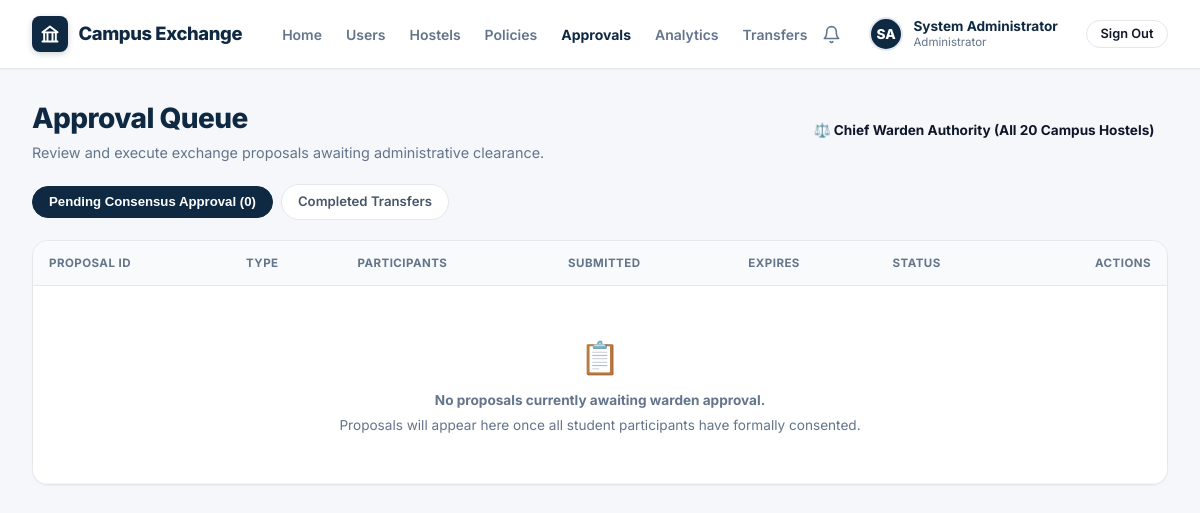
The page /warden/approvals/ (signed in) on the database its author committed.
### accounts/models.py (models this page shows, shortened)
class User(AbstractUser):
    class Role(models.TextChoices):
        STUDENT = 'student', 'Student'
        WARDEN = 'warden', 'Hostel Warden'
        CHIEF_WARDEN = 'chief_warden', 'Chief Warden'
        ADMIN = 'admin', 'Hostel Administrator'
        DSW = 'dsw', 'Dean of Student Welfare (DSW)'
    class Gender(models.TextChoices):
        MALE = 'M', 'Male'
        FEMALE = 'F', 'Female'
        OTHER = 'O', 'Other'
    university_id = models.CharField(max_length=30, unique=True, db_index=True)
    role = models.CharField(max_length=20, choices=Role.choices, default=Role.STUDENT, db_index=True)
    phone = models.CharField(max_length=20, blank=True)
    gender = models.CharField(max_length=1, choices=Gender.choices, default=Gender.MALE)
    has_fee_clearance = models.BooleanField(default=True, help_text="Verified student fee clearance")
    has_disciplinary_hold = models.BooleanField(default=False, help_text="Active university disciplinary restriction")
    last_transferred_at = models.DateTimeField(null=True, blank=True, help_text="Timestamp of last completed room swap")
    created_at = models.DateTimeField(auto_now_add=True)
    updated_at = models.DateTimeField(auto_now=True)
    @property
    def is_student(self):
        return self.role == self.Role.STUDENT
    @property
    def is_warden(self):
        return self.role in (self.Role.WARDEN, self.Role.CHIEF_WARDEN)
    @property
    def is_chief_warden(self):
        return self.role == self.Role.CHIEF_WARDEN
    @property
    def is_admin_role(self):
        return self.role == self.Role.ADMIN or self.is_superuser
    @property
    def is_dsw(self):
        return self.role == self.Role.DSW

### exchange/views.py (the view, shortened to what this page needs)
# urls.py: path('warden/approvals/', views.warden_dashboard_view, name='warden_approvals'),
def warden_dashboard_view(request):
    user = request.user
    is_chief_or_admin = (user.is_chief_warden or user.is_admin_role)
    managed_hostels = user.managed_hostels.all()
    if is_chief_or_admin:
        pending_proposals = ExchangeProposal.objects.filter(
            status=ExchangeProposal.ProposalStatus.READY_FOR_APPROVAL
        )
        recent_approvals = Approval.objects.select_related('proposal', 'approver').order_by('-created_at')[:15]
    pending_proposals = pending_proposals.prefetch_related(
        'participants__student',
        'participants__current_bed__room__block__hostel',
        'participants__target_bed__room__block__hostel'
    )
    return render(request, 'exchange/warden_dashboard.html', {
        'pending_proposals': pending_proposals,
        'recent_approvals': recent_approvals,
        'managed_hostels': managed_hostels,
        'is_chief_or_admin': is_chief_or_admin,
    })

### templates/exchange/warden_dashboard.html (shortened to what this page needs)
{% extends 'base.html' %}
{% load static %}
{% block content %}
<div class="page-header" style="margin-bottom: 1.25rem;">
  <div class="page-title-group">
    <h1>Approval Queue</h1>
    <p>Review and execute exchange proposals awaiting administrative clearance.</p>
  </div>
  <div>
    {% if is_chief_or_admin %}
      <span class="badge badge-purple" style="font-size: 0.85rem; padding: 0.45rem 0.85rem; font-weight: 700;">
        ⚖️ Chief Warden Authority (All 20 Campus Hostels)
      </span>
    {% elif managed_hostels %}
      <span class="badge badge-blue" style="font-size: 0.85rem; padding: 0.45rem 0.85rem; font-weight: 700;">
        🛡️ In-Charge: {% for h in managed_hostels %}{{ h.name }} ({{ h.code }}){% if not forloop.last %}, {% endif %}{% endfor %}
      </span>
    {% else %}
      <span class="badge badge-neutral" style="font-size: 0.85rem; padding: 0.45rem 0.85rem;">Unassigned Warden</span>
    {% endif %}
  </div>
</div>
<div class="segmented-tabs-bar" style="margin-bottom: 1.25rem;">
  <button class="segmented-tab-pill active">
    Pending Consensus Approval ({{ pending_proposals.count }})
  </button>
  <a href="{% url 'transfers_list' %}" class="segmented-tab-pill" style="text-decoration: none;">
    Completed Transfers
  </a>
</div>
<div class="card" style="padding: 0; overflow: hidden; margin-bottom: 2rem;">
  <div style="overflow-x: auto;">
    <table class="data-table">
      <thead>
        <tr>
          <th>Proposal ID</th>
          <th>Type</th>
          <th>Participants</th>
          <th>Submitted</th>
          <th>Expires</th>
          <th>Status</th>
          <th style="text-align: right;">Actions</th>
        </tr>
      </thead>
      <tbody>
        {% for p in pending_proposals %}
          <tr>
            <td><strong style="color: var(--navy-800);">{{ p.proposal_code }}</strong></td>
            <td>{{ p.get_proposal_type_display }}</td>
            <td>{{ p.participants.count }} students</td>
            <td>{{ p.created_at|date:"d M, H:i" }}</td>
            <td><span style="color: #EA580C; font-weight: 700;">{{ p.expires_at|date:"d M, H:i" }}</span></td>
            <td><span class="badge badge-green">Ready for Review</span></td>
            <td style="text-align: right;">
              <a href="{% url 'warden_review' pk=p.id %}" class="btn btn-primary btn-sm">Review &amp; Execute →</a>
            </td>
          </tr>
        {% empty %}
          <tr>
            <td colspan="7" style="text-align: center; padding: 3rem 1rem; color: var(--text-muted);">
              <div style="font-size: 2rem; margin-bottom: 0.5rem;">📋</div>
              <strong>No proposals currently awaiting warden approval.</strong>
              <p style="font-size: 0.85rem; margin-top: 0.25rem;">Proposals will appear here once all student participants have formally consented.</p>
            </td>
          </tr>
        {% endfor %}
      </tbody>
    </table>
  </div>
</div>
{% endblock %}

### templates/base.html (shortened to what this page needs)
<!DOCTYPE html>
<html lang="en">
<head>
  {% load static %}
  <link rel="stylesheet" href="{% static 'css/style.css' %}">
</head>
<body>
  <header class="top-navbar">
    <div class="navbar-inner">
      <div class="brand-section">
        <a href="{% url 'landing' %}" class="brand-link">
          <div class="brand-crest">
            <svg width="20" height="20" viewBox="0 0 24 24" fill="none" stroke="currentColor" stroke-width="2.3" stroke-linecap="round" stroke-linejoin="round">
              <path d="M3 21h18M3 10h18M5 10v11M19 10v11M9 10v11M15 10v11M12 3l9 7H3z"/>
            </svg>
          </div>
          <div class="brand-title">Campus Exchange</div>
        </a>
        <nav>
          <ul class="nav-menu">
            <li class="nav-item {% if request.path == '/' %}active{% endif %}">
              <a href="{% url 'landing' %}">Home</a>
            </li>
            {% if user.is_authenticated %}
              {% if user.is_student %}
                <li class="nav-item {% if request.path == '/dashboard/' %}active{% endif %}">
                  <a href="{% url 'dashboard' %}">Dashboard</a>
                </li>
                <li class="nav-item {% if request.path == '/exchange-requests/new/' %}active{% endif %}">
                  <a href="{% url 'create_request' %}">New Request</a>
                </li>
                <li class="nav-item {% if '/proposals/' in request.path or request.path == '/matches/' %}active{% endif %}">
                  <a href="{% url 'matches' %}">Matches</a>
                </li>
                <li class="nav-item {% if request.path == '/transfers/' %}active{% endif %}">
                  <a href="{% url 'transfers_list' %}">Transfers</a>
                </li>
              {% elif user.is_admin_role %}
                <li class="nav-item {% if '/admin/users/' in request.path %}active{% endif %}">
                  <a href="{% url 'admin_users_list' %}">Users</a>
                </li>
                <li class="nav-item {% if '/hostels/' in request.path %}active{% endif %}">
                  <a href="{% url 'hostels_list' %}">Hostels</a>
                </li>
                <li class="nav-item {% if '/admin/policies/' in request.path %}active{% endif %}">
                  <a href="{% url 'admin_policies' %}">Policies</a>
                </li>
                <li class="nav-item {% if '/warden/' in request.path %}active{% endif %}">
                  <a href="{% url 'warden_approvals' %}">Approvals</a>
                </li>
                <li class="nav-item {% if '/dean/' in request.path or '/admin/analytics/' in request.path %}active{% endif %}">
                  <a href="{% url 'dean_analytics' %}">Analytics</a>
                </li>
                <li class="nav-item {% if request.path == '/transfers/' %}active{% endif %}">
                  <a href="{% url 'transfers_list' %}">Transfers</a>
                </li>
              {% endif %}
            {% endif %}
          </ul>
        </nav>
      </div>
      <div class="navbar-controls">
        {% if user.is_authenticated %}
          <a href="{% url 'dashboard' %}" class="nav-icon-bell" title="Notifications" style="position: relative;">
            <svg width="19" height="19" viewBox="0 0 24 24" fill="none" stroke="currentColor" stroke-width="2" stroke-linecap="round" stroke-linejoin="round">
              <path d="M18 8A6 6 0 0 0 6 8c0 7-3 9-3 9h18s-3-2-3-9"></path>
              <path d="M13.73 21a2 2 0 0 1-3.46 0"></path>
            </svg>
          </a>
          <div class="user-profile-header">
            <div style="width: 34px; height: 34px; border-radius: 50%; background: #0F2942; color: #FFFFFF; display: flex; align-items: center; justify-content: center; font-weight: 800; font-size: 0.85rem; border: 2px solid #E2E8F0; text-transform: uppercase;">
              {{ user.first_name|slice:":1" }}{{ user.last_name|slice:":1"|default:user.username|slice:":1" }}
            </div>
            <div class="user-meta-header">
              <span class="user-name-header">{{ user.get_full_name|default:user.username }}</span>
              <span class="user-sub-header">
                {% if user.is_student %}
                  {% if user_allocated_bed %}
                    {{ user_allocated_bed.room.block.hostel.code }} • {{ user_allocated_bed.room.room_number }} ({{ user_allocated_bed.bed_number }})
                  {% else %}
                    Student • {{ user.university_id }}
                  {% endif %}
                {% elif user.role == 'chief_warden' %}
                  Chief Warden
                {% elif user.role == 'warden' %}
                  Hostel Warden
                {% elif user.role == 'dsw' %}
                  Dean of Student Welfare
                {% elif user.is_admin_role %}
                  Administrator
                {% else %}
                  {{ user.university_id }}
                {% endif %}
              </span>
            </div>
          </div>
          <a href="{% url 'logout' %}" class="btn btn-outline btn-sm" style="margin-left: 0.5rem;">
            Sign Out
          </a>
        {% endif %}
      </div>
    </div>
  </header>
  <main class="main-container">
    {% block content %}{% endblock %}
  </main>
</body>
</html>

### rows shown on the page
User: first_name "S", last_name "A", get_full_name "System Administrator"

### other values the page prints
{{ pending_proposals.count }} "0"
